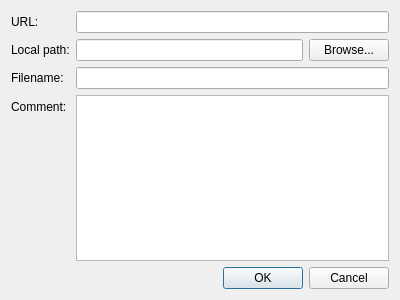
<ui version="4.0" >
 <class>AddJob</class>
 <widget class="QDialog" name="AddJob" >
  <property name="geometry" >
   <rect>
    <x>0</x>
    <y>0</y>
    <width>400</width>
    <height>300</height>
   </rect>
  </property>
  <property name="windowTitle" >
   <string>Add job</string>
  </property>
  <layout class="QVBoxLayout" name="verticalLayout" >
   <item>
    <layout class="QFormLayout" name="formLayout" >
     <item row="0" column="0" >
      <widget class="QLabel" name="label" >
       <property name="text" >
        <string>URL:</string>
       </property>
      </widget>
     </item>
     <item row="0" column="1" >
      <widget class="QLineEdit" name="URL_" />
     </item>
     <item row="1" column="0" >
      <widget class="QLabel" name="label_2" >
       <property name="text" >
        <string>Local path:</string>
       </property>
      </widget>
     </item>
     <item row="1" column="1" >
      <layout class="QHBoxLayout" name="horizontalLayout" >
       <item>
        <widget class="QLineEdit" name="LocalPath_" />
       </item>
       <item>
        <widget class="QPushButton" name="BrowseButton_" >
         <property name="text" >
          <string>Browse...</string>
         </property>
         <property name="flat" >
          <bool>false</bool>
         </property>
        </widget>
       </item>
      </layout>
     </item>
     <item row="2" column="0" >
      <widget class="QLabel" name="label_3" >
       <property name="text" >
        <string>Filename:</string>
       </property>
      </widget>
     </item>
     <item row="2" column="1" >
      <widget class="QLineEdit" name="Filename_" />
     </item>
     <item row="3" column="0" >
      <widget class="QLabel" name="label_4" >
       <property name="text" >
        <string>Comment:</string>
       </property>
      </widget>
     </item>
     <item row="3" column="1" >
      <widget class="QTextEdit" name="Comment_" />
     </item>
    </layout>
   </item>
   <item>
    <widget class="QDialogButtonBox" name="ButtonBox_" >
     <property name="orientation" >
      <enum>Qt::Horizontal</enum>
     </property>
     <property name="standardButtons" >
      <set>QDialogButtonBox::Cancel|QDialogButtonBox::Ok</set>
     </property>
     <property name="centerButtons" >
      <bool>false</bool>
     </property>
    </widget>
   </item>
  </layout>
 </widget>
 <resources/>
 <connections>
  <connection>
   <sender>ButtonBox_</sender>
   <signal>accepted()</signal>
   <receiver>AddJob</receiver>
   <slot>accept()</slot>
   <hints>
    <hint type="sourcelabel" >
     <x>248</x>
     <y>254</y>
    </hint>
    <hint type="destinationlabel" >
     <x>157</x>
     <y>274</y>
    </hint>
   </hints>
  </connection>
  <connection>
   <sender>ButtonBox_</sender>
   <signal>rejected()</signal>
   <receiver>AddJob</receiver>
   <slot>reject()</slot>
   <hints>
    <hint type="sourcelabel" >
     <x>316</x>
     <y>260</y>
    </hint>
    <hint type="destinationlabel" >
     <x>286</x>
     <y>274</y>
    </hint>
   </hints>
  </connection>
 </connections>
</ui>
